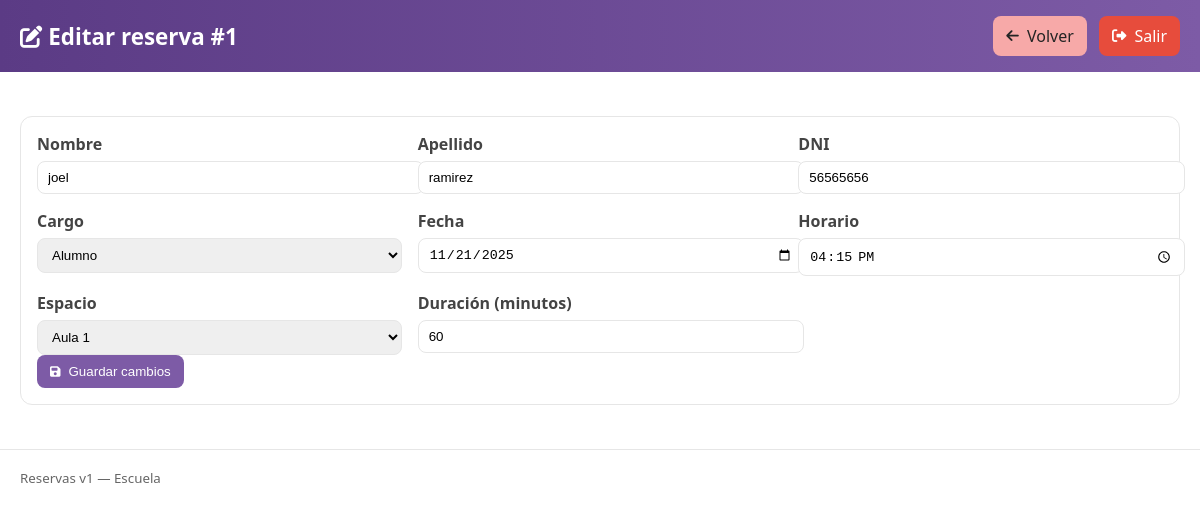
Screenshot of /editar.php?id=1 (signed in) with the database file from the repository.
### tables this page shows
CREATE TABLE reservas (
    id INTEGER PRIMARY KEY AUTOINCREMENT,
    nombre TEXT,
    apellido TEXT,
    dni TEXT,
    cargo TEXT,
    fecha TEXT,
    horario TEXT,
    espacio TEXT
, duracion INTEGER NOT NULL DEFAULT 60);

### editar.php (the view, shortened to what this page needs)
<?php
$id = isset($_GET['id']) ? (int)$_GET['id'] : 0;
$db = getDB();
$reserva = null;
if ($id) {
    $stmt = $db->prepare("SELECT * FROM reservas WHERE id = ?");
    $stmt->execute([$id]);
    $reserva = $stmt->fetch(PDO::FETCH_ASSOC);
}
?>
<!DOCTYPE html>
<html lang="es">
<head>
    <link rel="stylesheet" href="estilo.css?v=<?= filemtime(__DIR__ . '/estilo.css') ?>">
    <link rel="stylesheet" href="https://cdnjs.cloudflare.com/ajax/libs/font-awesome/6.5.0/css/all.min.css">
</head>
<body>
<header>
    <h1><i class="fa-solid fa-pen-to-square"></i> Editar reserva #<?= (int)$reserva['id'] ?></h1>
    <nav>
        <a href="index.php" class="btn secundario"><i class="fa-solid fa-arrow-left"></i> Volver</a>
        <a href="logout.php" class="btn peligro"><i class="fa-solid fa-right-from-bracket"></i> Salir</a>
    </nav>
</header>
<main>
    <section class="formulario">
        <form method="POST" action="admin.php">
            <div class="grid">
                <label>Nombre
                    <input type="text" name="nombre" value="<?= htmlspecialchars($reserva['nombre']) ?>" required>
                </label>
                <label>Apellido
                    <input type="text" name="apellido" value="<?= htmlspecialchars($reserva['apellido']) ?>" required>
                </label>
                <label>DNI
                    <input type="text" name="dni" value="<?= htmlspecialchars($reserva['dni']) ?>" required>
                </label>
                <label>Cargo
                    <select name="cargo" required>
                        <?php
                        $cargos = ['Alumno','Profesor','Directivo','Personal'];
                        foreach ($cargos as $c) {
                            $sel = ($reserva['cargo'] === $c) ? 'selected' : '';
                            echo "<option value=\"{$c}\" {$sel}>{$c}</option>";
                        }
                        ?>
                    </select>
                </label>
                <label>Fecha
                    <input type="date" name="fecha" value="<?= htmlspecialchars($reserva['fecha']) ?>" required>
                </label>
                <label>Horario
                    <input type="time" name="horario" value="<?= htmlspecialchars($reserva['horario']) ?>" required>
                </label>
                <label>Espacio
                    <select name="espacio" required>
                        <?php
                        $espacios = ['Aula 1','Aula 2','Laboratorio','Gimnasio','Biblioteca'];
                        foreach ($espacios as $e) {
                            $sel = ($reserva['espacio'] === $e) ? 'selected' : '';
                            echo "<option value=\"{$e}\" {$sel}>{$e}</option>";
                        }
                        ?>
                    </select>
                </label>
                <label>Duración (minutos)
                    <input type="number" name="duracion" min="10" max="480" step="5" value="<?= (int)$reserva['duracion'] ?>" required>
                </label>
            </div>
            <button type="submit" class="btn primario"><i class="fa-solid fa-floppy-disk"></i> Guardar cambios</button>
        </form>
    </section>
</main>
<footer>
    <small>Reservas v1 — Escuela</small>
</footer>
</body>
</html>

### estilo.css (style rules this page uses)
:root { --bg: #ffffff; --texto: #222222; --lila: #7d5ba6; --lila-oscuro: #5b3b85; --salmon: #f7a9a8; --salmon-claro: #ffd3d2; --borde: #e6e6e6; }
html, body { height: 100%; }
body { margin: 0; background: var(--bg); color: var(--texto); font-family: system-ui, -apple-system, Segoe UI, Roboto, Ubuntu, Cantarell, "Noto Sans", "Helvetica Neue", Arial, "Apple Color Emoji", "Segoe UI Emoji"; }
header { background: linear-gradient(90deg, var(--lila-oscuro), var(--lila)); color: #fff; padding: 16px 20px; display: flex; justify-content: space-between; align-items: center; }
header h1 { margin: 0; font-size: 1.4rem; }
header nav a { margin-left: 8px; }
main { padding: 20px; }
.formulario { margin-top: 24px; background: #fff; border: 1px solid var(--borde); border-radius: 12px; padding: 16px; }
.grid { display: grid; grid-template-columns: repeat(3, 1fr); gap: 16px; }
label { display: block; font-weight: 600; color: #444; }
input, select { width: 100%; padding: 8px 10px; border: 1px solid var(--borde); border-radius: 8px; margin-top: 6px; }
.btn { display: inline-flex; align-items: center; gap: 8px; padding: 8px 12px; border-radius: 8px; border: 1px solid transparent; cursor: pointer; text-decoration: none; transition: transform .05s ease, box-shadow .1s ease; }
.btn i { font-size: 0.9em; }
.btn.primario { background: var(--lila); color: #fff; }
.btn.secundario { background: var(--salmon); color: #242424; }
.btn.peligro { background: #e74c3c; color: #fff; }
footer { margin-top: 24px; padding: 16px 20px; border-top: 1px solid var(--borde); color: #666; }

### rows the page displays
reservas: id "1", nombre "joel", apellido "ramirez", dni "56565656", fecha "11/21/2025", horario "16:15", duracion "60"

### other values shown
form field cargo "Alumno"
form field espacio "Aula 1"
